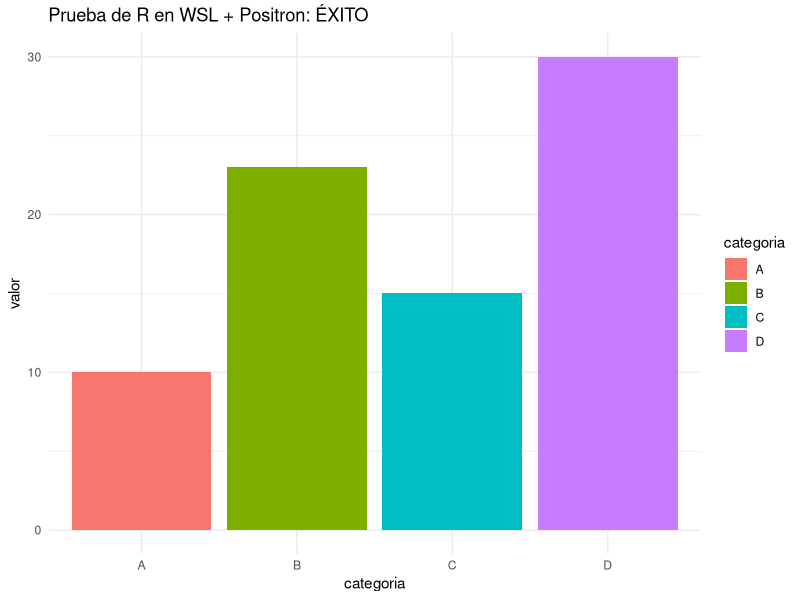

R code for this plot:
# 1. Cargar librería gráfica
library(ggplot2)

# 2. Crear datos sintéticos (Data Frame)
set.seed(42)
df <- data.frame(
  categoria = c("A", "B", "C", "D"),
  valor = c(10, 23, 15, 30)
)

# 3. Imprimir resumen (Verificar consola)
print("--- RESUMEN DE DATOS ---")
print(summary(df))

# 4. Generar Gráfico (Verificar Panel de Plots)
ggplot(df, aes(x=categoria, y=valor, fill=categoria)) +
  geom_col() +
  theme_minimal() +
  ggtitle("Prueba de R en WSL + Positron: ÉXITO")